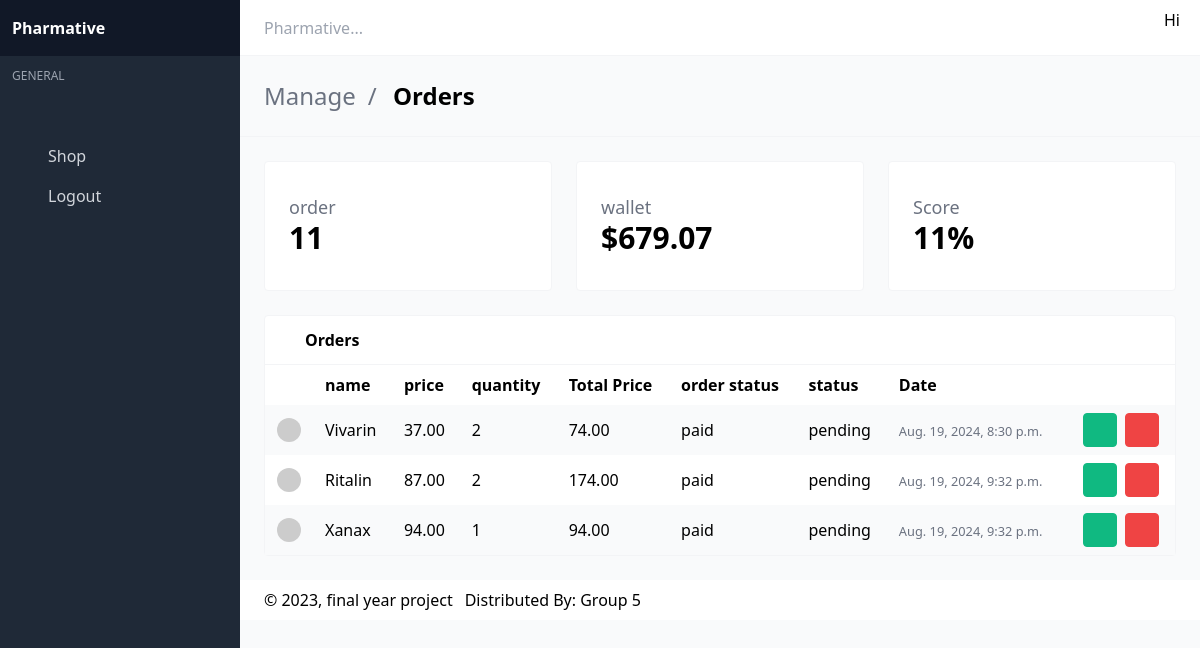
Screenshot of /dashboard/admin/ with the database file from the repository.
### CAFFOOD/models/order_item.py (models this page shows, shortened)
class OrderItem(TimeBaseModel):
    food = models.ForeignKey(Food, on_delete=models.CASCADE)
    order    = models.ForeignKey(Order, on_delete=models.SET_NULL, blank=True, null=True)
    quantity = models.IntegerField(default=0, null=True, blank=True)
    @property
    def get_total(self):
        total = self.food.price * self.quantity
        return total

### CAFFOOD/models/food.py (models this page shows, shortened)
class Food(TimeBaseModel):
    name = models.CharField(max_length=100)
    price = models.DecimalField(max_digits=7, decimal_places=2, null=True, blank=True)
    was_price = models.DecimalField(max_digits=7, decimal_places=2, null=True, blank=True)
    charges = models.DecimalField(max_digits=7, decimal_places=2, null=True, blank=True, default=0)
    image = models.ImageField(null=True, blank=True)
    days = models.ForeignKey(WorkingDays, on_delete=models.CASCADE, null=True, blank=True)
    description = models.CharField(max_length=200, null=True, blank=True)
    time = models.CharField(max_length=200, null=True, blank=True)
    category = models.ForeignKey(Category, on_delete=models.CASCADE, null=True, blank=True)
    menu = models.ForeignKey(Menu, on_delete=models.CASCADE, null=True, blank=True)

### CAFFOOD/models/order.py (models this page shows, shortened)
class Order(TimeBaseModel):
    customer = models.ForeignKey(Customer, on_delete=models.CASCADE)
    received = models.BooleanField(default=False)
    complete = models.BooleanField(default=False)
    item_status = models.CharField(max_length=100, null=True, blank=True, default='not paid')
    order_status = models.CharField(max_length=100, null=True, blank=True, default='pending')
    order_price = models.DecimalField(max_digits=7, decimal_places=2, null=True, blank=True, default=0)
    qr_code = models.ImageField(blank=True, null=True)

### CAFFOOD/views.py (the view)
# urls.py: path('dashboard/admin/', views.admin_dashboard, name='admin-dashboard'),
def admin_dashboard(request):
    orders = Order.objects.filter(complete=True).count()
    order_price = Order.objects.aggregate(total=Coalesce(Sum('order_price'), Value(0, output_field=DecimalField())))
    total_order_price = Decimal(order_price['total']).quantize(Decimal('0.00'))
    order_items = OrderItem.objects.filter(order__complete=True)
    return render(request, 'admin.html', {'orders': orders, 'order_items': order_items, 'total_order_price': total_order_price})

### templates/admin.html (shortened to what this page needs)
{% load static %}
<!DOCTYPE html>
<html lang="en" class="">
<head>
  <link rel="stylesheet" href="{% static 'dash/css/main.css' %}?v=1628755089081">
</head>
<body>
<div id="app">
<nav id="navbar-main" class="navbar is-fixed-top">
  <div class="navbar-brand">
    <div class="navbar-item">
      <div class="control"><input placeholder="Pharmative..." class="input"></div>
    </div>
  </div>
  <div class="navbar-menu" id="navbar-menu">
    <div class="navbar-end">
        <a class="navbar-link">
          <div class="is-user-name"><span>Hi {{request.user.username}}</span></div>
          <span class="icon"></span>
        </a>
      </div>
    </div>
  </div>
<aside class="aside is-placed-left is-expanded">
  <div class="aside-tools">
    <div>
    <b class="font-black">Pharmative</b>
    </div>
  </div>
  <div class="menu is-menu-main">
    <p class="menu-label">General</p>
    <ul class="menu-list">
      <li>
        <a href="##" class="has-icon">
          <span class="icon"></span>
        </a>
      </li>
      <li>
        <a href="{% url 'food' %}" class="has-icon">
          <span class="icon"></span>
          <span class="menu-item-label">Shop</span>
        </a>
      </li>
      <li>
        <a href="{% url 'logout' %}" class="has-icon">
          <span class="icon"></span>
          <span class="menu-item-label">Logout</span>
        </a>
      </li>
    </ul>
  </div>
</aside>
<section class="is-title-bar">
  <div class="flex flex-col md:flex-row items-center justify-between space-y-6 md:space-y-0">
    <ul>
      <li>Manage</li>
      <li>Orders</li>
    </ul>
  </div>
</section>
<section class="section main-section">
    <div class="grid gap-6 grid-cols-1 md:grid-cols-3 mb-6">
      <div class="card">
        <div class="card-content">
          <div class="flex items-center justify-between">
            <div class="widget-label">
              <h3>
                order
              </h3>
              <h1>
                {{orders}}
              </h1>
            </div>
            <span class="icon widget-icon text-green-500"></span>
          </div>
        </div>
      </div>
      <div class="card">
        <div class="card-content">
          <div class="flex items-center justify-between">
            <div class="widget-label">
              <h3>
                wallet
              </h3>
              <h1>
                ${{total_order_price}}
              </h1>
            </div>
            <span class="icon widget-icon text-blue-500"></span>
          </div>
        </div>
      </div>
      <div class="card">
        <div class="card-content">
          <div class="flex items-center justify-between">
            <div class="widget-label">
              <h3>
                Score
              </h3>
              <h1>
                {{orders}}%
              </h1>
            </div>
            <span class="icon widget-icon text-red-500"></span>
          </div>
        </div>
      </div>
    </div>
    <div class="card has-table">
      <header class="card-header">
        <p class="card-header-title">
          <span class="icon"></span>
          Orders
        </p>
        <a href="#" class="card-header-icon">
          <span class="icon"></span>
        </a>
      </header>
      <div class="card-content">
        <table>
          <thead>
          <tr>
            <th></th>
            <th>name</th>
            <th>price</th>
            <th>quantity</th>
            <th>Total Price</th>
            <th>order status</th>
            <th>status</th>
            <th>Date</th>
            <th></th>
          </tr>
          </thead>
          <tbody>
          {% for item in order_items %}
          <tr>
            <td class="image-cell">
              <div class="image">
                <img src="https://avatars.dicebear.com/v2/initials/ryley-wuckert.svg" class="rounded-full">
              </div>
            </td>
            <td data-label="Name">{{item.food.name}}</td>
            <td data-label="price">{{item.food.price}}</td>
            <td data-label="quantity">{{item.quantity}}</td>
            <td data-label="total price">{{item.get_total}}</td>
            <td data-label="order status">{{item.order.item_status}}</td>
            <td data-label="Company">{{item.order.order_status}}</td>
            <td data-label="Created">
              <small class="text-gray-500" title="Jun 28, 2021">{{item.created}}</small>
            </td>
            <td class="actions-cell">
              <div class="buttons right nowrap">
                <button class="button small green --jb-modal"  data-target="sample-modal-2" type="button">
                  <span class="icon"> <a href="##" style="padding: 5px;"></a></span>
                </button>
                <button class="button small red --jb-modal" data-target="sample-modal" type="button">
                  <span class="icon"><a href="##" style="padding: 5px;"></a></span>
                </button>
              </div>
            </td>
          </tr>
          {% endfor %}
          </tbody>
        </table>
      </div>
    </div>
  </section>
<footer class="footer">
  <div class="flex flex-col md:flex-row items-center justify-between space-y-3 md:space-y-0">
    <div class="flex items-center justify-start space-x-3">
      <div>
        © 2023, final year project
      </div>
      <div>
        <p>Distributed By: <a href="princeedinorackon@gmail.com" target="_blank">Group 5</a></p>
      </div>
    </div>
</footer>
<link rel="stylesheet" href="{% static 'dash/https://cdn.materialdesignicons.com/4.9.95/css/materialdesignicons.min.css' %}">
</body>
</html>

### rows the page displays
OrderItem: food.name "Vivarin", food.price "37.00", quantity "2", get_total "74.00", order.item_status "paid", order.order_status "pending", created "Aug. 19, 2024, 8:30 p.m."
OrderItem: food.name "Ritalin", food.price "87.00", quantity "2", get_total "174.00", order.item_status "paid", order.order_status "pending", created "Aug. 19, 2024, 9:32 p.m."
OrderItem: food.name "Xanax", food.price "94.00", quantity "1", get_total "94.00", order.item_status "paid", order.order_status "pending", created "Aug. 19, 2024, 9:32 p.m."

### other values shown
{{ orders }} "11"
{{ total_order_price }} "679.07"
